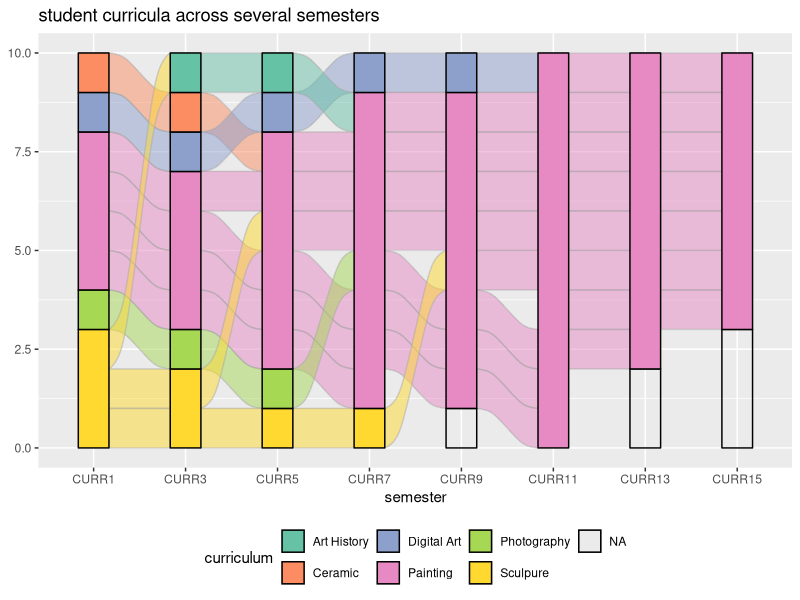
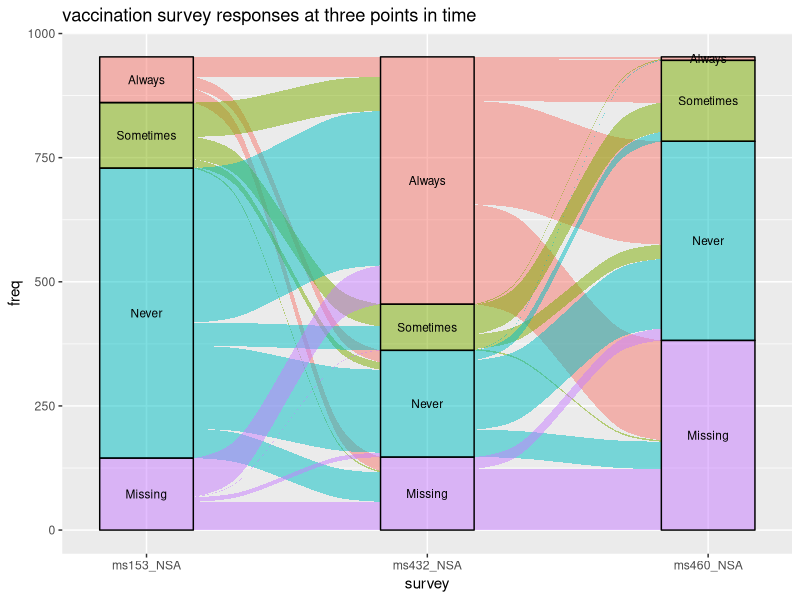

Here is the R script that generated these plots, in order:
library(tidyverse)
library(ggalluvial)

# https://cran.r-project.org/web/packages/ggalluvial/vignettes/ggalluvial.html

# setwd
setwd("C:/Users/Stephen/Desktop/R/ggalluvial")


#####################################


data(majors)
majors$curriculum <- as.factor(majors$curriculum)
ggplot(majors,
       aes(x = semester, stratum = curriculum, alluvium = student,
           fill = curriculum, label = curriculum)) +
        scale_fill_brewer(type = "qual", palette = "Set2") +
        geom_flow(stat = "alluvium", lode.guidance = "rightleft",
                  color = "darkgray") +
        geom_stratum() +
        theme(legend.position = "bottom") +
        ggtitle("student curricula across several semesters")


#####################################


data(vaccinations)
vaccinations %>% glimpse()

levels(vaccinations$response) <- rev(levels(vaccinations$response))
ggplot(vaccinations,
       aes(x = survey, stratum = response, alluvium = subject,
           y = freq,
           fill = response, label = response)) +
        scale_x_discrete(expand = c(.1, .1)) +
        geom_flow() +
        geom_stratum(alpha = .5) +
        geom_text(stat = "stratum", size = 3) +
        theme(legend.position = "none") +
        ggtitle("vaccination survey responses at three points in time")
